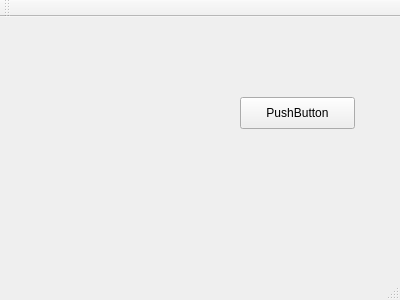
<?xml version="1.0" encoding="UTF-8"?>
<ui version="4.0">
 <class>MainWindow</class>
 <widget class="QMainWindow" name="MainWindow">
  <property name="geometry">
   <rect>
    <x>0</x>
    <y>0</y>
    <width>400</width>
    <height>300</height>
   </rect>
  </property>
  <property name="windowTitle">
   <string>MainWindow</string>
  </property>
  <widget class="QWidget" name="centralWidget">
   <widget class="QPushButton" name="pushButton">
    <property name="geometry">
     <rect>
      <x>240</x>
      <y>80</y>
      <width>115</width>
      <height>32</height>
     </rect>
    </property>
    <property name="text">
     <string>PushButton</string>
    </property>
   </widget>
  </widget>
  <widget class="QMenuBar" name="menuBar">
   <property name="geometry">
    <rect>
     <x>0</x>
     <y>0</y>
     <width>400</width>
     <height>22</height>
    </rect>
   </property>
  </widget>
  <widget class="QToolBar" name="mainToolBar">
   <attribute name="toolBarArea">
    <enum>TopToolBarArea</enum>
   </attribute>
   <attribute name="toolBarBreak">
    <bool>false</bool>
   </attribute>
  </widget>
  <widget class="QStatusBar" name="statusBar"/>
 </widget>
 <layoutdefault spacing="6" margin="11"/>
 <resources/>
 <connections/>
</ui>
